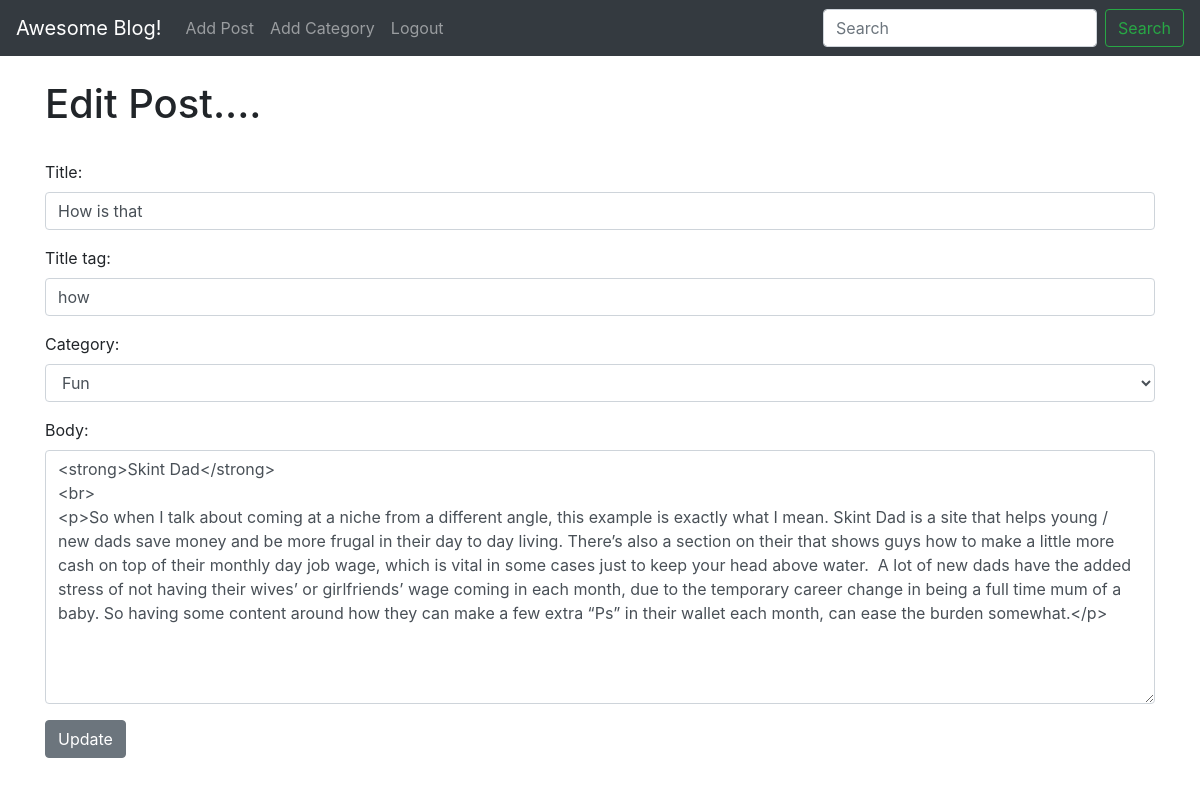
The page /article/edit/9 (signed in) on the database its author committed.
### theblog/models.py (models this page shows, shortened)
class Post(models.Model):
	title = models.CharField(max_length=255)
	title_tag = models.CharField(max_length=255  )
	author = models.ForeignKey(User, on_delete = models.CASCADE)
	body = models.TextField()
	post_date = models.DateField(auto_now_add=True)
	category = models.CharField(max_length=255,default='uncategories')

### theblog/views.py (the view)
# urls.py: path('article/edit/<int:pk>', UpdatePostView.as_view(), name='update_post'),
class UpdatePostView(UpdateView):
	model = Post
	form_class = EditForm
	template_name = 'edit_post.html'

### theblog/forms.py
class EditForm(forms.ModelForm):
	class Meta:
		model = Post
		fields = ('title', 'title_tag','category','body')
		widgets = {
			'title': forms.TextInput(attrs={'class': 'form-control', 'placeholder': 'this is Title Placeholder'}),
			'title_tag': forms.TextInput(attrs={'class': 'form-control'}),
			'category': forms.Select(choices=choice_list,attrs={'class': 'form-control'}),
			'body': forms.Textarea(attrs={'class': 'form-control'}),
		 		}

### theblog/templates/Edit_post.html (shortened to what this page needs)
{% extends 'base.html' %}
{% block content %}
{% if user.is_authenticated %}
<h1> Edit Post.... </h1>
<br>
<div class="form-group">
<form method="POST">
	{{ form.as_p}}
<button class="btn btn-secondary">Update</button>
</div>
{% else %}
You are not allowed..! please login!
{% endif %}
{% endblock %}

### rows shown on the page
Post: title "How is that", title_tag "how", category "Fun", body "<strong>Skint Dad</strong> <br> <p>So when I talk about coming at a niche from a different angle, this example is exactly what I mean. Skint Dad is a site that helps young / new dads save money and be more frugal in their day to day living. There’s also a section on their that shows guys how to make a little more cash on top of their monthly day job wage, which is vital in some cases just to keep your head above water. A lot of new dads have the added stress of not having their wives’ or girlfriends’ wage coming in each month, due to the temporary career change in being a full time mum of a baby. So having some content around how they can make a few extra “Ps” in their wallet each month,…"
